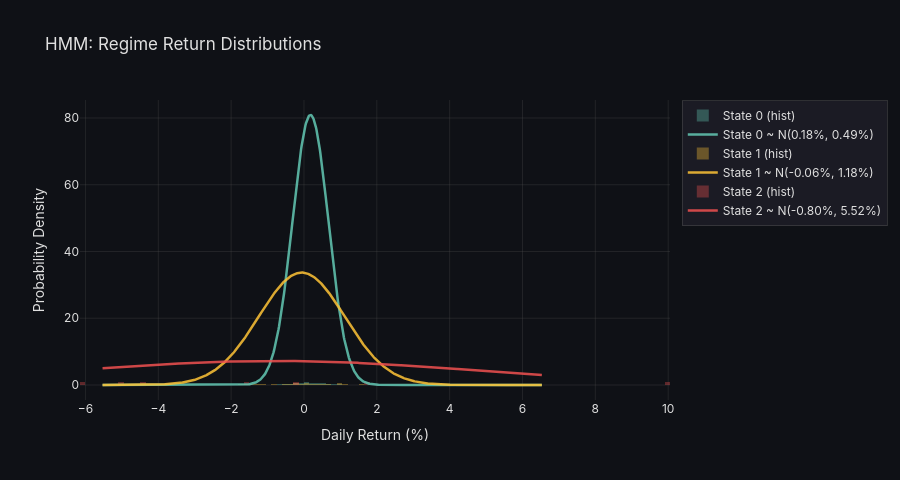

Notebook code cell kept with this figure:
### Code cell
fig = plot_regime_distributions(df_train, "HMM_State",
                                 title="HMM: Regime Return Distributions")
fig.show()

### Figure 1 — Plotly figure (JSON) as saved in the notebook; plotly's stock layout.template omitted (floating-point values rounded to 4 significant figures; data arrays with more than 128 entries replaced by an {"elided": "..."} marker saying what was removed)
{"data": [{"histnorm": "probability density", "hovertemplate": "State 0<br>Return: %{x:.2f}%<br>Density: %{y:.2f}<extra></extra>", "marker": {"color": "rgba(99,  200, 180, 0.35)"}, "name": "State 0 (hist)", "showlegend": true, "type": "histogram", "x": {"elided": "320 float values"}, "xbins": {"size": 0.15}}, {"line": {"color": "rgba(99,  200, 180, 0.85)", "width": 2.5}, "mode": "lines", "name": "State 0 ~ N(0.18%, 0.49%)", "type": "scatter", "x": {"elided": "800 float values"}, "y": {"elided": "800 float values"}}, {"histnorm": "probability density", "hovertemplate": "State 1<br>Return: %{x:.2f}%<br>Density: %{y:.2f}<extra></extra>", "marker": {"color": "rgba(255, 195,  55, 0.35)"}, "name": "State 1 (hist)", "showlegend": true, "type": "histogram", "x": {"elided": "187 float values"}, "xbins": {"size": 0.15}}, {"line": {"color": "rgba(255, 195,  55, 0.85)", "width": 2.5}, "mode": "lines", "name": "State 1 ~ N(-0.06%, 1.18%)", "type": "scatter", "x": {"elided": "800 float values"}, "y": {"elided": "800 float values"}}, {"histnorm": "probability density", "hovertemplate": "State 2<br>Return: %{x:.2f}%<br>Density: %{y:.2f}<extra></extra>", "marker": {"color": "rgba(240,  80,  80, 0.35)"}, "name": "State 2 (hist)", "showlegend": true, "type": "histogram", "x": [-5.054, -6.033, -0.1783, -1.579, 9.986, -4.481, 1.769], "xbins": {"size": 0.15}}, {"line": {"color": "rgba(240,  80,  80, 0.85)", "width": 2.5}, "mode": "lines", "name": "State 2 ~ N(-0.80%, 5.52%)", "type": "scatter", "x": {"elided": "800 float values"}, "y": {"elided": "800 float values"}}], "layout": {"barmode": "overlay", "font": {"color": "#e0e0e0", "family": "Inter, Arial, sans-serif"}, "height": 480, "legend": {"bgcolor": "rgba(30,30,40,0.8)", "bordercolor": "rgba(80,80,80,0.5)", "borderwidth": 1}, "paper_bgcolor": "rgba(15,17,22,1)", "plot_bgcolor": "rgba(15,17,22,1)", "title": {"text": "HMM: Regime Return Distributions"}, "xaxis": {"gridcolor": "rgba(80,80,80,0.3)", "showgrid": true, "title": {"text": "Daily Return (%)"}, "zeroline": false}, "yaxis": {"gridcolor": "rgba(80,80,80,0.3)", "showgrid": true, "title": {"text": "Probability Density"}, "zeroline": false}}}
